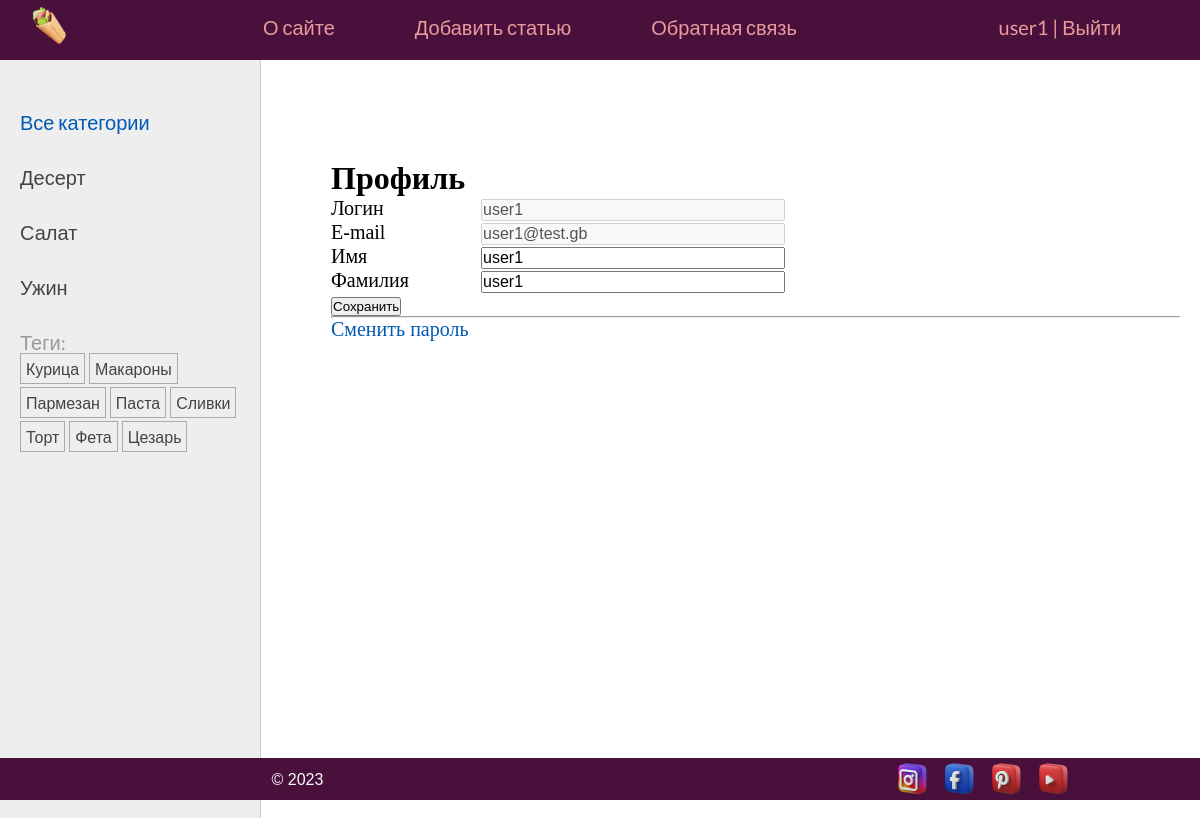
The app's page /users/profile/ (signed in) with its own data.
### recipes/models.py (models this page shows, shortened)
class Category(models.Model):
    name = models.CharField(max_length=100, db_index=True, verbose_name="Категория")
    slug = models.SlugField(max_length=255, unique=True, db_index=True)
    class Meta:
        verbose_name = "Категория"
        verbose_name_plural = "Категории"
    def get_absolute_url(self):
        return reverse('category', kwargs={'cat_slug': self.slug})

class TagPost(models.Model):
    tag = models.CharField(max_length=100, db_index=True)
    slug = models.SlugField(max_length=255, unique=True, db_index=True)
    class Meta:
        verbose_name = "Тэг"
        verbose_name_plural = "Тэги"
    def get_absolute_url(self):
        return reverse('tag', kwargs={'tag_slug': self.slug})

### users/views.py (the view, shortened to what this page needs)
# urls.py: path('profile/', views.ProfileUser.as_view(), name='profile'),
class ProfileUser(LoginRequiredMixin, UpdateView):
    model = get_user_model()
    template_name = 'users/profile.html'
    form_class = ProfileUserForm
    extra_context = {'title': 'Профиль'}
    def get_object(self, queryset=None):
        return self.request.user

### users/forms.py
class ProfileUserForm(forms.ModelForm):
    username = forms.CharField(disabled=True, label="Логин",
                               widget=forms.TextInput(attrs={'class': 'form-input'}))
    email = forms.CharField(disabled=True, label="E-mail",
                               widget=forms.TextInput(attrs={'class': 'form-input'}))
    class Meta:
        model = get_user_model()
        fields = ['username', 'email', 'first_name', 'last_name']
        labels = {
            'first_name': 'Имя',
            'last_name': 'Фамилия',
        }
        widgets = {
            'first_name': forms.TextInput(attrs={'class': 'form-input'}),
            'last_name': forms.TextInput(attrs={'class': 'form-input'}),
        }

### recipes/templatetags/recipe_tags.py (called while the page is built)
@register.inclusion_tag('recipes/list_categories.html')
def show_categories(cat_selected=0):
    cats = Category.objects.annotate(total=Count("posts")).filter(total__gt=0)
    return {'cats': cats, 'cat_selected': cat_selected}

@register.inclusion_tag('recipes/list_tags.html')
def show_all_tags():
    return {'tags': TagPost.objects.annotate(total=Count("tags")).filter(total__gt=0)}

### users/context_processors.py (called while the page is built)
def get_recipe_context(request):
    return {'mainmenu': menu}

### users/templates/users/profile.html (shortened to what this page needs)
{% extends 'base.html' %}
{% block content %}
    <h1>Профиль</h1>
    <form method="post">
        {% for f in form %}
            <p><label class="form-label" for="{{ f.id_for_label }}">{{ f.label }}</label>{{ f }}</p>
        {% endfor %}
        <p><button type="submit">Сохранить</button></p>
    </form>
    <hr>
    <p><a href="{% url 'users:password_change' %}">Сменить пароль</a></p>
{% endblock %}

### templates/base.html (shortened to what this page needs)
{% load static %}
{% load recipe_tags %}
<!DOCTYPE html>
<html>
<head>
    <link href="{% static 'recipes/css/styles.css' %}" rel="stylesheet" />
</head>
<body>
    <table class="table-page" border=0 cellpadding="0" cellspacing="0">
    <tr><td valign=top>
        {% block mainmenu %}
		    <div class="header">
                <ul id="mainmenu" class="mainmenu">
                    <div class="header__header">
                        <div class="header__logo">
                            <li>
                                <a href="{% url 'home' %}">
                                    <img class="logo" src="{% static "recipes/images/burrito_mexican_food_fast_food_icon_256942.png" %}" alt="">
                                </a>
                            </li>
                        </div>
                        <div class="header__menu">
                            {% for m in mainmenu %}
                                <li class="last"><a href="{% url m.url_name %}">{{ m.title }}</a></li>
                            {% endfor %}
                        </div>
                        <div class="header__entrance">
                            {% if user.is_authenticated %}
                             <li><a href="{% url 'users:profile' %}">{{ user.username }}</a> | <a href="{% url 'users:logout' %}">Выйти</a></li>
                            {% else %}
                            <li class="last"><a href="{% url 'users:login' %}">Войти</a> | <a href="{% url 'users:register' %}">Регистрация</a></li>
                            {% endif %}
                        </div>
                    </div>
			    </ul>
		    </div>
        {% endblock mainmenu %}
<table class="table-content" border=0 cellpadding="0" cellspacing="0">
<tr>
	<td valign="top" class="left-chapters">
	<ul id="leftchapters">
		{% if cat_selected == 0 or cat_selected is None %}
		<li class="selected">Все категории</li>
		{% else %}
		<li><a href="{% url 'home' %}">Все категории</a></li>
		{% endif %}
		{% show_categories cat_selected %}
		<li>{% show_all_tags %}</li>
	</ul>
</td>
<td valign="top" class="content">
	<div class="content-text">
{% block content %}
{% endblock %}
	</div>
</td></tr></table>
</td></tr>
<tr><td valign=top>
	<div id="footer" class="footer">
        <p class="footer_text">&copy 2023 </p>
            <div class="footer__social">
                <a href="https://www.instagram.com/" class="icon">
                    <img class="footer__img" src="{% static "recipes/images/instagram_logo_icon_257019.ico" %}" alt="instagram">
                </a>
                <a href="https://www.facebook.com/" class="icon">
                    <img class="footer__img" src="{% static "recipes/images/facebook_logo_icon_257023.ico" %}" alt="facebook">
                </a>
                <a href="https://ru.pinterest.com/" class="icon">
                     <img class="footer__img" src="{% static "recipes/images/pinterest_logo_icon_257030.ico" %}" alt="pinterest">
                </a>
                <a href="https://www.youtube.com/" class="icon">
                     <img class="footer__img" src="{% static "recipes/images/youtube_logo_icon_257017.ico" %}" alt="youtube">
                </a>
            </div>
	</div>
</td></tr></table>
</body>
</html>

### recipes/templates/recipes/list_categories.html
{% for cat in cats %}
    {% if cat.id == cat_selected %}
        <li class="selected">{{ cat.name }}</li>
        {% else %}
        <li><a href="{{ cat.get_absolute_url }}">{{ cat.name }}</a></li>
    {% endif %}
{% endfor %}

### recipes/templates/recipes/list_tags.html
{% if tags %}
    <p>Теги:</p>
    <ul class="tags-list">
        {% for t in tags %}
        <li><a href="{{t.get_absolute_url}}">{{t.tag}}</a></li>
        {% endfor %}
    </ul>
{% endif %}

### recipes/static/recipes/css/styles.css (style rules this page uses)
* { margin: 0; padding: 0; }
html, body { font-family: 'Lato', sans-serif;; margin: 0; padding: 0; height: 100%; width: 100%; color: #444; }
a { color: #0059b2; text-decoration: none; }
img { max-width: 600px; height: auto; }
.table-page { width: 100%; height: 100%; vertical-align: top; }
.table-page tr { height: 100%; }
.header { background: #49103c; height: 60px; }
.header__header { display: grid; grid-template-columns: 100px 780px 200px; gap: 40px; }
.header__logo { display: flex; grid-column: 1/2; grid-row: 1/2; justify-content: center; align-items: center; }
.header__menu { display: flex; grid-column: 2/3; grid-row: 1/2; gap: 80px; justify-content: center; align-items: center; }
.header__entrance { display: flex; grid-column: 3/4; grid-row: 1/2; gap: 10px; justify-content: center; align-items: center; }
.logo { width: 50px; height: 50px; }
ul.mainmenu { list-style: none; margin: 0; padding: 0; height: 60px; color: #ea9b9b; font-size: 20px; overflow: hidden; }
ul.mainmenu li { float: left; }
ul.mainmenu li.last { float: right; }
ul.mainmenu li a { color: #ea9b9b; text-decoration: none; }
.table-content { width: 100%; min-height: 100%; height: 100%; }
.left-chapters { margin: 0; background: #eee; border-right: 1px solid #ccc; }
.left-chapters ul { width: 230px; margin: 0; padding: 20px 10px 10px 20px; list-style: none; font-size: 20px; }
.left-chapters ul li { margin: 30px 0 0 0; color: #999; }
.left-chapters ul li.selected { color: #0059b2; }
.left-chapters ul li a { color: #444; text-decoration: none; }
ul.tags-list { width: 100%; margin: 0; padding: 0; list-style: none; }
ul.tags-list li { margin: 0; padding: 0 0 10px; display: inline-block; }
ul.tags-list li a { padding: 5px; font-size: 16px; border: 1px solid #aaa; }
.content { padding: 40px 20px 20px 40px; width: 100%; box-sizing: border-box; }
.content-text { margin: 60px 0 0 30px; color: #000; font-size: 20px; font-family: Yandex Sans Display Light; }
.content-text h1 { font-size: 32px; }
#footer { box-sizing: border-box; background: #49103c; padding: 5px; color: #aaa; font-size: 14px; font-family: Verdana, Geneva, Arial, Helvetica; text-align: left; overflow: hidden; }
#footer a { text-decoration: underline; color: #aaa; }
.form-input { width: 300px; font-size: 16px; }
.form-label { display: inline-block; min-width: 150px; vertical-align: top; }
.footer { background-color: #222222; padding-top: 24px; padding-bottom: 23px; display: flex; flex-wrap: wrap; justify-content: space-around; gap: 40px; align-items: center; }
.footer_text { font-style: normal; font-weight: 400; font-size: 16px; line-height: 19px; text-align: center; color: #FBFBFB; }
.footer__social { display: flex; gap: 15px; width: 32px; height: 32px; }
.footer__img { width: 32px; height: 32px; }
.icon { --color-1: #FFFFFF; --color-2: #000000; }

### records on screen
Category: name "Десерт"
Category: name "Салат"
Category: name "Ужин"
TagPost: tag "Курица"
TagPost: tag "Макароны"
TagPost: tag "Пармезан"
TagPost: tag "Паста"
TagPost: tag "Сливки"
TagPost: tag "Торт"
TagPost: tag "Фета"
TagPost: tag "Цезарь"

### other values on screen
{{ m.title }} "О сайте" "Добавить статью" "Обратная связь"
{{ user.username }} "user1"
{{ f.label }} "Логин" "E-mail" "Имя" "Фамилия"
